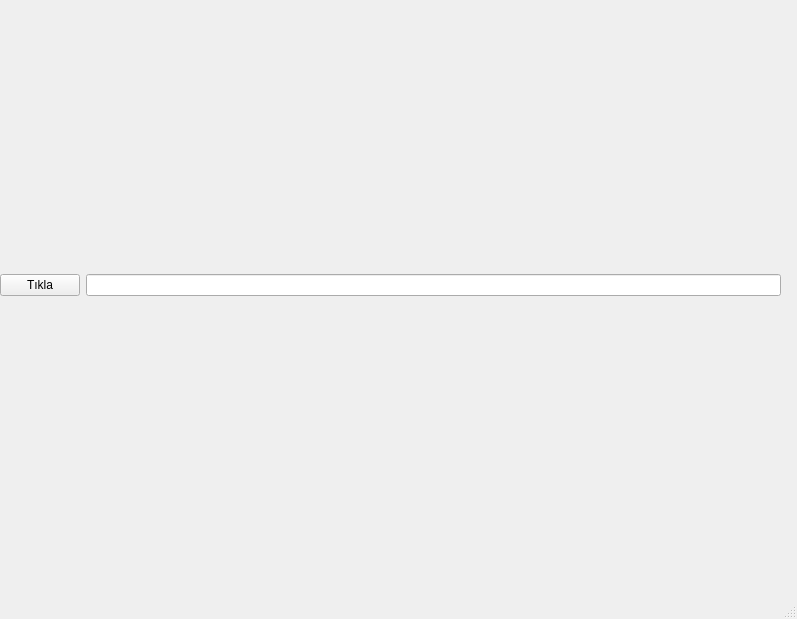
<?xml version="1.0" encoding="UTF-8"?>
<ui version="4.0">
 <class>MainWindow</class>
 <widget class="QMainWindow" name="MainWindow">
  <property name="geometry">
   <rect>
    <x>0</x>
    <y>0</y>
    <width>797</width>
    <height>619</height>
   </rect>
  </property>
  <property name="windowTitle">
   <string>MainWindow</string>
  </property>
  <widget class="QWidget" name="centralwidget">
   <widget class="QWidget" name="verticalLayoutWidget">
    <property name="geometry">
     <rect>
      <x>0</x>
      <y>0</y>
      <width>781</width>
      <height>571</height>
     </rect>
    </property>
    <layout class="QVBoxLayout" name="verticalLayout">
     <item>
      <layout class="QHBoxLayout" name="horizontalLayout">
       <item>
        <widget class="QPushButton" name="bt1">
         <property name="text">
          <string>Tıkla</string>
         </property>
        </widget>
       </item>
       <item>
        <widget class="QLineEdit" name="txt1"/>
       </item>
      </layout>
     </item>
    </layout>
   </widget>
  </widget>
  <widget class="QMenuBar" name="menubar">
   <property name="geometry">
    <rect>
     <x>0</x>
     <y>0</y>
     <width>797</width>
     <height>21</height>
    </rect>
   </property>
  </widget>
  <widget class="QStatusBar" name="statusbar"/>
 </widget>
 <resources/>
 <connections/>
</ui>
